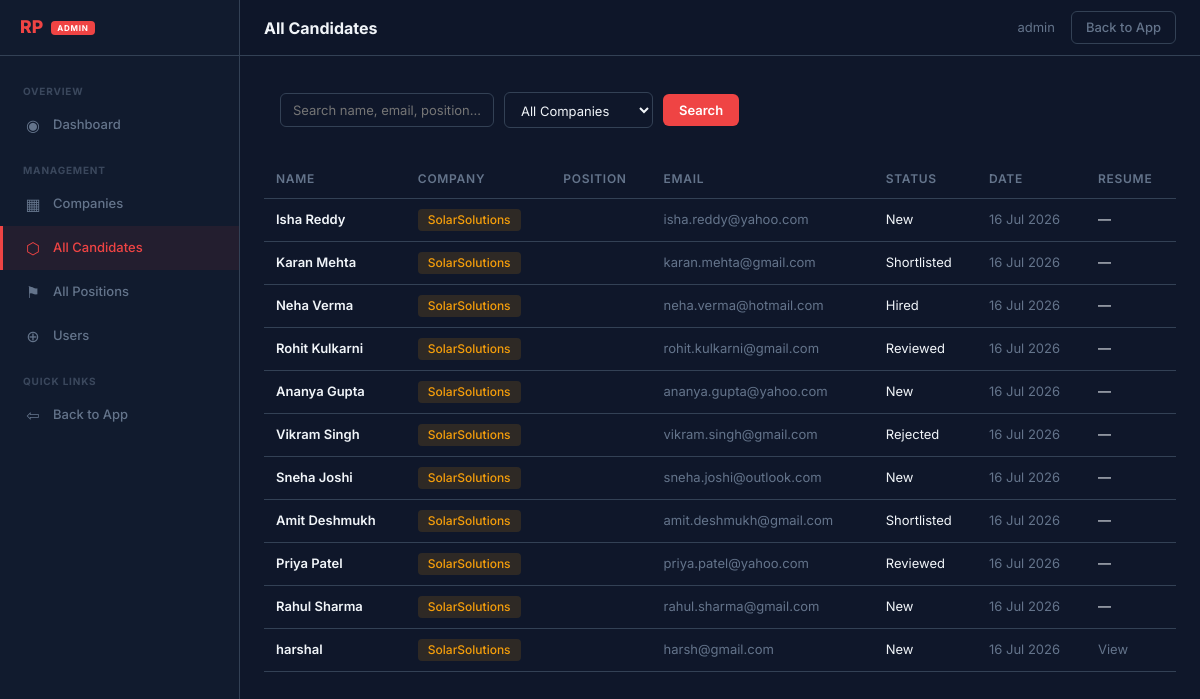
The page /adminpanel/candidates/ (signed in) on the database its author committed.
### api/models.py (models this page shows, shortened)
class Application(models.Model):
    company = models.ForeignKey(Company, on_delete=models.CASCADE, related_name='applications')
    full_name = models.CharField('Full Name', max_length=200)
    email = models.EmailField('Email Address')
    phone = models.CharField('Phone Number', max_length=30)
    position = models.CharField('Position', max_length=200)
    experience = models.PositiveIntegerField('Years of Experience')
    resume = models.FileField('Resume / CV', upload_to='resumes/', blank=True, null=True)
    cover_letter = models.TextField('Why join us?')
    status = models.CharField('Status', max_length=30, default='new')
    submitted_at = models.DateTimeField('Submitted', auto_now_add=True)
    class Meta:
        ordering = ['-submitted_at']
        verbose_name = 'Application'
        verbose_name_plural = 'Applications'

class Company(models.Model):
    name = models.CharField('Company Name', max_length=200)
    slug = models.SlugField('Slug', max_length=100, unique=True, help_text='Used in URL: /slug/...')
    brand_color = models.CharField('Brand Color', max_length=7, default='#f59e0b', help_text='Hex color for branding')
    logo_url = models.URLField('Logo URL', blank=True)
    logo = models.ImageField('Logo', upload_to='company_logos/', blank=True)
    is_active = models.BooleanField('Active', default=True)
    created_at = models.DateTimeField(auto_now_add=True)
    class Meta:
        verbose_name = 'Company'
        verbose_name_plural = 'Companies'

### adminpanel/views.py (the view)
# urls.py: path('adminpanel/candidates/', admin_views.super_candidates, name='super_candidates'),
@super_login_required
def super_candidates(request):
    q = request.GET.get('q', '').strip()
    company_filter = request.GET.get('company', '')
    candidates = Application.objects.select_related('company')
    if q:
        candidates = candidates.filter(
            models.Q(full_name__icontains=q) |
            models.Q(email__icontains=q) |
            models.Q(position__icontains=q)
        )
    if company_filter:
        candidates = candidates.filter(company__slug=company_filter)
    candidates = candidates.order_by('-submitted_at')
    companies = Company.objects.filter(is_active=True)
    return render(request, 'adminpanel/super/candidates.html', {
        'candidates': candidates,
        'companies': companies,
        'q': q,
        'company_filter': company_filter,
    })

### adminpanel/views.py (called while the page is built)
def super_login_required(view_func):
    @wraps(view_func)
    def wrapper(request, *args, **kwargs):
        if not request.user.is_authenticated:
            return redirect('landing')
        if not request.user.is_superuser:
            raise Http404('Super admin access required')
        return view_func(request, *args, **kwargs)
    return wrapper

### adminpanel/templates/adminpanel/super/candidates.html (shortened to what this page needs)
{% extends 'adminpanel/super/super_base.html' %}
{% block page_title %}All Candidates{% endblock %}
{% block content %}
<div class="stat-card" style="padding: 16px;">
  <form method="get" class="filter-bar">
    <input type="text" name="q" placeholder="Search name, email, position…" value="{{ q }}">
    <select name="company">
      <option value="">All Companies</option>
    </select>
    <button type="submit">Search</button>
  </form>
</div>
<div class="stat-card" style="padding: 0; overflow-x: auto;">
  <table>
    <thead>
      <tr>
        <th>Name</th>
        <th>Company</th>
        <th>Position</th>
        <th>Email</th>
        <th>Status</th>
        <th>Date</th>
        <th>Resume</th>
      </tr>
    </thead>
    <tbody>
      {% for app in candidates %}
      <tr>
        <td class="cname">{{ app.full_name }}</td>
        <td><span class="company-badge" style="background: {{ app.company.brand_color }}22; color: {{ app.company.brand_color }};">{{ app.company.name }}</span></td>
        <td>{{ app.position_name }}</td>
        <td style="color: var(--color-text-muted);">{{ app.email }}</td>
        <td>{{ app.status|title }}</td>
        <td style="color: var(--color-text-muted);">{{ app.submitted_at|date:"d M Y" }}</td>
        <td>{% if app.resume %}<a href="{{ app.resume.url }}" target="_blank" class="resume-link">View</a>{% else %}—{% endif %}</td>
      </tr>
      {% empty %}
      <tr><td colspan="7" style="color: var(--color-text-muted); text-align: center; padding: 20px;">No candidates found.</td></tr>
      {% endfor %}
    </tbody>
  </table>
</div>
{% endblock %}

### adminpanel/templates/adminpanel/super/super_base.html (shortened to what this page needs)
<!doctype html>
<html lang="en">
<head>
</head>
<body>
  <div class="sidebar">
    <div class="sidebar-logo">
      RP<span class="badge">Admin</span>
    </div>
    <nav class="sidebar-nav">
      <div class="nav-label">Overview</div>
      <a href="{% url 'super_dashboard' %}" class="{% if request.resolver_match.url_name == 'super_dashboard' %}active{% endif %}">
        <span class="nav-icon">◉</span> Dashboard
      </a>
      <div class="nav-label">Management</div>
      <a href="{% url 'super_companies' %}" class="">
        <span class="nav-icon">▦</span> Companies
      </a>
      <a href="{% url 'super_candidates' %}" class="{% if request.resolver_match.url_name == 'super_candidates' %}active{% endif %}">
        <span class="nav-icon">⬡</span> All Candidates
      </a>
      <a href="{% url 'super_positions' %}" class="{% if request.resolver_match.url_name == 'super_positions' %}active{% endif %}">
        <span class="nav-icon">⚑</span> All Positions
      </a>
      <a href="{% url 'super_users' %}" class="{% if request.resolver_match.url_name == 'super_users' or request.resolver_match.url_name == 'super_user_create' %}active{% endif %}">
        <span class="nav-icon">⊕</span> Users
      </a>
      <div class="nav-label">Quick Links</div>
      <a href="{% url 'landing' %}">
        <span class="nav-icon">⇦</span> Back to App
      </a>
    </nav>
  </div>
  <div class="header">
    <div class="header-title">{% block page_title %}Super Admin{% endblock %}</div>
    <div class="header-right">
      <span>{{ user.get_username }}</span>
      <a href="{% url 'landing' %}">Back to App</a>
    </div>
  </div>
  <div class="main">
    <div class="main-content">
      {% block content %}{% endblock %}
    </div>
  </div>
</body>
</html>

### adminpanel/templates/adminpanel/super/super_base.html (style rules this page uses)
* { box-sizing: border-box; margin: 0; padding: 0; }
:root { --color-primary: #ef4444; --color-bg: #0f172a; --color-bg-card: #1e293b; --color-bg-sidebar: #111b2e; --color-border: #334155; --color-text: #f1f5f9; --color-text-muted: #64748b; --color-hover: #1e293b; --radius: 10px; --sidebar-w: 240px; --header-h: 56px; }
html, body { height: 100%; }
body { font-family: 'Inter', system-ui, sans-serif; background: var(--color-bg); color: var(--color-text); line-height: 1.5; font-size: 0.875rem; }
a { text-decoration: none; color: inherit; }
.header { position: fixed; top: 0; left: var(--sidebar-w); right: 0; height: var(--header-h); display: flex; align-items: center; justify-content: space-between; padding: 0 24px; border-bottom: 1px solid var(--color-border); background: rgba(15,23,42,0.85); backdrop-filter: blur(12px); z-index: 20; }
.header-title { font-weight: 700; font-size: 1rem; }
.header-right { display: flex; align-items: center; gap: 16px; }
.header-right span { color: var(--color-text-muted); font-size: 0.8125rem; }
.header-right a { padding: 6px 14px; font-size: 0.8125rem; font-family: inherit; font-weight: 500; color: var(--color-text-muted); background: transparent; border: 1px solid var(--color-border); border-radius: 6px; cursor: pointer; transition: 0.15s; }
.sidebar { position: fixed; top: 0; left: 0; width: var(--sidebar-w); height: 100%; background: var(--color-bg-sidebar); border-right: 1px solid var(--color-border); display: flex; flex-direction: column; z-index: 30; }
.sidebar-logo { height: var(--header-h); display: flex; align-items: center; padding: 0 20px; font-size: 1.1rem; font-weight: 800; color: var(--color-primary); border-bottom: 1px solid var(--color-border); gap: 8px; }
.sidebar-logo .badge { font-size: 0.5rem; font-weight: 700; text-transform: uppercase; letter-spacing: 0.1em; background: var(--color-primary); color: #fff; padding: 1px 6px; border-radius: 4px; }
.sidebar-nav { flex: 1; padding: 12px 0; overflow-y: auto; }
.sidebar-nav a, .sidebar-nav .nav-label { display: flex; align-items: center; gap: 10px; padding: 10px 20px; font-size: 0.8125rem; font-weight: 500; color: var(--color-text-muted); transition: 0.15s; border-left: 3px solid transparent; }
.sidebar-nav a.active { color: var(--color-primary); background: rgba(239,68,68,0.08); border-left-color: var(--color-primary); }
.sidebar-nav .nav-icon { width: 20px; text-align: center; font-size: 1rem; }
.sidebar-nav .nav-label { font-size: 0.625rem; font-weight: 700; text-transform: uppercase; letter-spacing: 0.08em; color: var(--color-text-muted); padding-top: 16px; padding-bottom: 4px; opacity: 0.5; }
.main { margin-left: var(--sidebar-w); padding-top: var(--header-h); min-height: 100vh; }
.main-content { padding: 20px 24px; }

### adminpanel/templates/adminpanel/super/candidates.html (style rules this page uses)
.filter-bar { display: flex; align-items: center; gap: 10px; margin-bottom: 16px; flex-wrap: wrap; }
.filter-bar input, .filter-bar select { padding: 8px 12px; border-radius: 6px; background: var(--color-bg); border: 1px solid var(--color-border); color: var(--color-text); font-family: inherit; font-size: 0.8125rem; }
.filter-bar button { padding: 8px 16px; background: var(--color-primary); color: #fff; border: none; border-radius: 6px; font-family: inherit; font-weight: 600; font-size: 0.8125rem; cursor: pointer; }
table { width: 100%; border-collapse: collapse; font-size: 0.8125rem; }
th { text-align: left; padding: 10px 12px; color: var(--color-text-muted); font-weight: 600; font-size: 0.75rem; text-transform: uppercase; letter-spacing: 0.06em; border-bottom: 1px solid var(--color-border); }
td { padding: 10px 12px; border-bottom: 1px solid var(--color-border); }
.cname { font-weight: 600; }
.company-badge { display: inline-block; padding: 2px 10px; border-radius: 4px; font-size: 0.75rem; font-weight: 500; }
.resume-link { color: var(--color-text-muted); font-size: 0.8125rem; }

### rows shown on the page
Application: full_name "Isha Reddy", company.name "SolarSolutions", email "isha.reddy@yahoo.com", status "New", submitted_at "16 Jul 2026"
Application: full_name "Karan Mehta", company.name "SolarSolutions", email "karan.mehta@gmail.com", status "Shortlisted", submitted_at "16 Jul 2026"
Application: full_name "Neha Verma", company.name "SolarSolutions", email "neha.verma@hotmail.com", status "Hired", submitted_at "16 Jul 2026"
Application: full_name "Rohit Kulkarni", company.name "SolarSolutions", email "rohit.kulkarni@gmail.com", status "Reviewed", submitted_at "16 Jul 2026"
Application: full_name "Ananya Gupta", company.name "SolarSolutions", email "ananya.gupta@yahoo.com", status "New", submitted_at "16 Jul 2026"
Application: full_name "Vikram Singh", company.name "SolarSolutions", email "vikram.singh@gmail.com", status "Rejected", submitted_at "16 Jul 2026"
Application: full_name "Sneha Joshi", company.name "SolarSolutions", email "sneha.joshi@outlook.com", status "New", submitted_at "16 Jul 2026"
Application: full_name "Amit Deshmukh", company.name "SolarSolutions", email "amit.deshmukh@gmail.com", status "Shortlisted", submitted_at "16 Jul 2026"
Application: full_name "Priya Patel", company.name "SolarSolutions", email "priya.patel@yahoo.com", status "Reviewed", submitted_at "16 Jul 2026"
Application: full_name "Rahul Sharma", company.name "SolarSolutions", email "rahul.sharma@gmail.com", status "New", submitted_at "16 Jul 2026"
Application: full_name "harshal", company.name "SolarSolutions", email "harsh@gmail.com", status "New", submitted_at "16 Jul 2026"

### other values the page prints
{{ user.get_username }} "admin"
